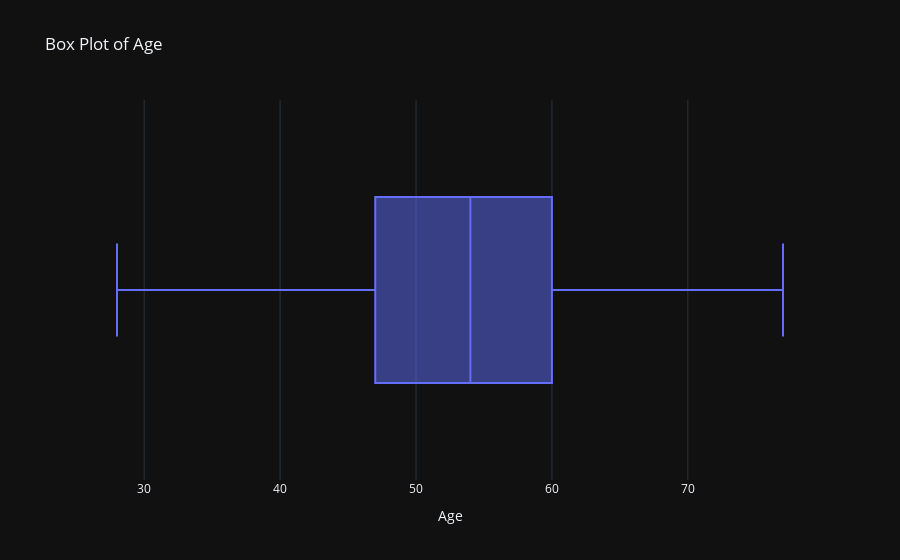
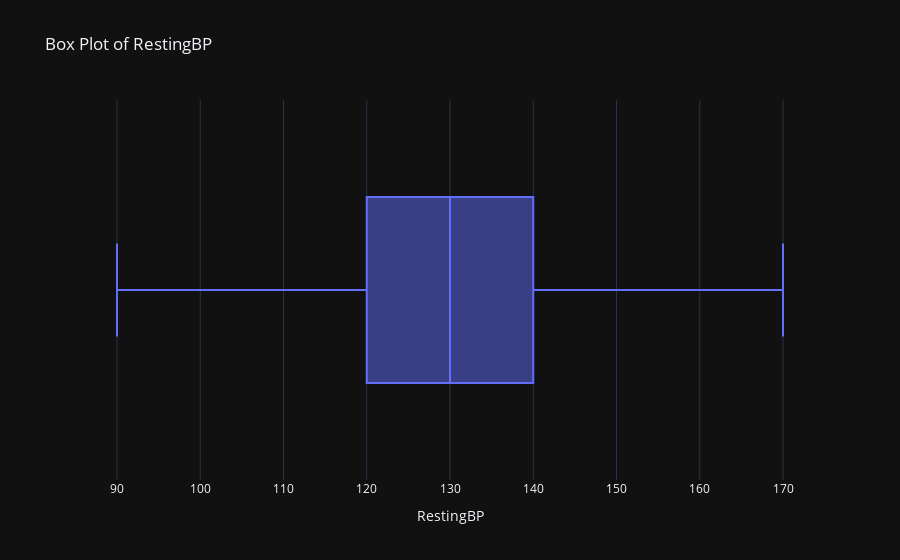
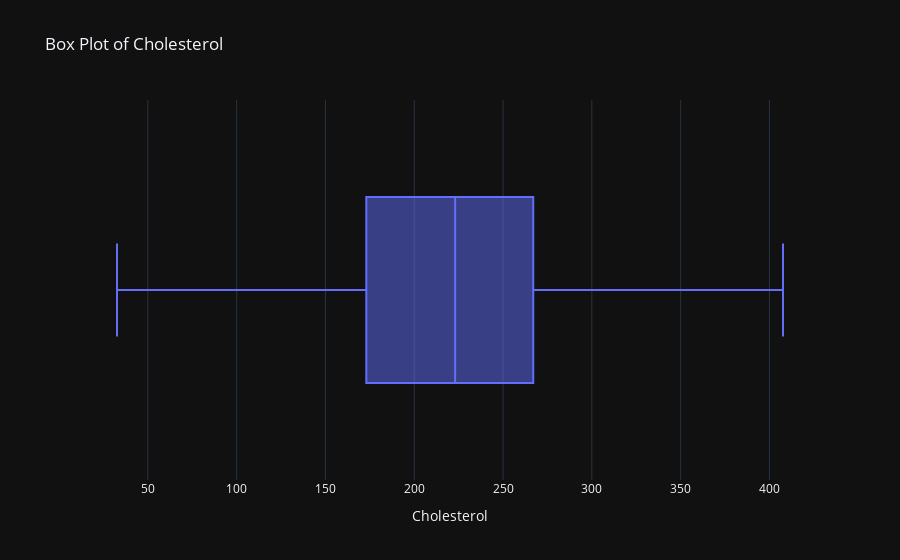
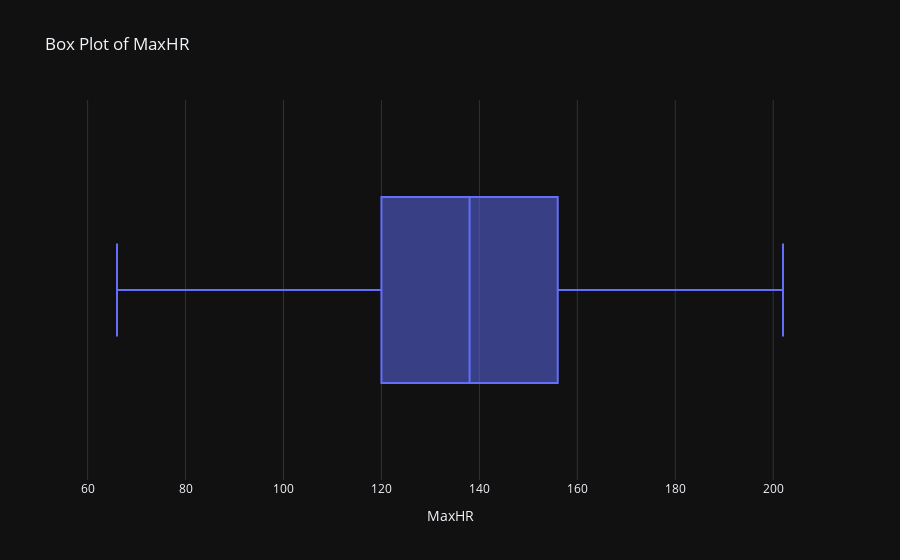

The notebook cell saved with these charts, in order:
### Markdown cell above
## Exploratory Data Analysis for Heart Failure Prediction

The provided histograms with overlaid KDE plots show the distribution of several important clinical variables within a dataset. Understanding these distributions is essential for building a predictive model for heart failure.

### Variables:
- **Age**: The distribution of age is approximately normal, with a peak in middle-aged individuals.
- **RestingBP**: Most individuals have a resting blood pressure around a central value, suggesting a normal distribution.
- **Cholesterol**: The cholesterol levels are also roughly normally distributed, with a slight right skew indicating the presence of individuals with high cholesterol levels.
- **MaxHR**: The maximum heart rate variable follows a normal distribution, centering on a mean value.
- **Oldpeak**: There is a significant right skew in the 'oldpeak' values, which are mostly concentrated near zero.

### Code cell
# Boxplot of the numerical columns
for col in num_cols:
    px.box(df , x = df[col], title = f"Box Plot of {col}", template = "plotly_dark").show()

### Figure 1 — Plotly figure (JSON) as saved in the notebook; plotly's stock layout.template omitted (floating-point values rounded to 4 significant figures; data arrays with more than 128 entries replaced by an {"elided": "..."} marker saying what was removed)
{"data": [{"alignmentgroup": "True", "hovertemplate": "Age=%{x}<extra></extra>", "legendgroup": "", "marker": {"color": "#636efa"}, "name": "", "notched": false, "offsetgroup": "", "orientation": "h", "showlegend": false, "type": "box", "x": {"elided": "918 int values"}, "x0": " ", "xaxis": "x", "y0": " ", "yaxis": "y"}], "layout": {"boxmode": "group", "legend": {"tracegroupgap": 0}, "title": {"text": "Box Plot of Age"}, "xaxis": {"anchor": "y", "domain": [0, 1], "title": {"text": "Age"}}, "yaxis": {"anchor": "x", "domain": [0, 1]}}}

### Figure 2 — Plotly figure (JSON) as saved in the notebook; plotly's stock layout.template omitted (floating-point values rounded to 4 significant figures; data arrays with more than 128 entries replaced by an {"elided": "..."} marker saying what was removed)
{"data": [{"alignmentgroup": "True", "hovertemplate": "RestingBP=%{x}<extra></extra>", "legendgroup": "", "marker": {"color": "#636efa"}, "name": "", "notched": false, "offsetgroup": "", "orientation": "h", "showlegend": false, "type": "box", "x": {"elided": "918 int values"}, "x0": " ", "xaxis": "x", "y0": " ", "yaxis": "y"}], "layout": {"boxmode": "group", "legend": {"tracegroupgap": 0}, "title": {"text": "Box Plot of RestingBP"}, "xaxis": {"anchor": "y", "domain": [0, 1], "title": {"text": "RestingBP"}}, "yaxis": {"anchor": "x", "domain": [0, 1]}}}

### Figure 3 — Plotly figure (JSON) as saved in the notebook; plotly's stock layout.template omitted (floating-point values rounded to 4 significant figures; data arrays with more than 128 entries replaced by an {"elided": "..."} marker saying what was removed)
{"data": [{"alignmentgroup": "True", "hovertemplate": "Cholesterol=%{x}<extra></extra>", "legendgroup": "", "marker": {"color": "#636efa"}, "name": "", "notched": false, "offsetgroup": "", "orientation": "h", "showlegend": false, "type": "box", "x": {"elided": "918 float values"}, "x0": " ", "xaxis": "x", "y0": " ", "yaxis": "y"}], "layout": {"boxmode": "group", "legend": {"tracegroupgap": 0}, "title": {"text": "Box Plot of Cholesterol"}, "xaxis": {"anchor": "y", "domain": [0, 1], "title": {"text": "Cholesterol"}}, "yaxis": {"anchor": "x", "domain": [0, 1]}}}

### Figure 4 — Plotly figure (JSON) as saved in the notebook; plotly's stock layout.template omitted (floating-point values rounded to 4 significant figures; data arrays with more than 128 entries replaced by an {"elided": "..."} marker saying what was removed)
{"data": [{"alignmentgroup": "True", "hovertemplate": "MaxHR=%{x}<extra></extra>", "legendgroup": "", "marker": {"color": "#636efa"}, "name": "", "notched": false, "offsetgroup": "", "orientation": "h", "showlegend": false, "type": "box", "x": {"elided": "918 int values"}, "x0": " ", "xaxis": "x", "y0": " ", "yaxis": "y"}], "layout": {"boxmode": "group", "legend": {"tracegroupgap": 0}, "title": {"text": "Box Plot of MaxHR"}, "xaxis": {"anchor": "y", "domain": [0, 1], "title": {"text": "MaxHR"}}, "yaxis": {"anchor": "x", "domain": [0, 1]}}}
